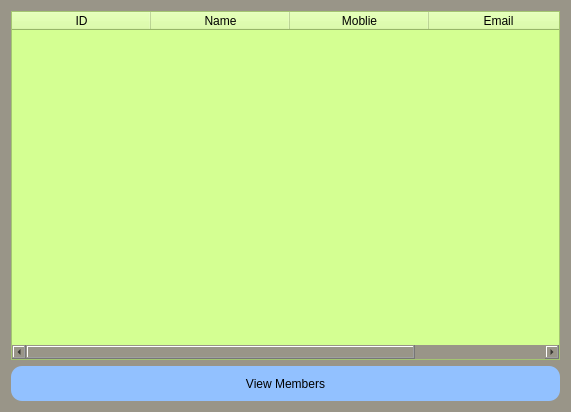
<?xml version="1.0" encoding="UTF-8"?>
<ui version="4.0">
 <class>Dialog</class>
 <widget class="QDialog" name="Dialog">
  <property name="geometry">
   <rect>
    <x>0</x>
    <y>0</y>
    <width>571</width>
    <height>412</height>
   </rect>
  </property>
  <property name="windowTitle">
   <string>View Members</string>
  </property>
  <property name="styleSheet">
   <string notr="true">background-color: rgb(153, 149, 136);</string>
  </property>
  <layout class="QVBoxLayout" name="verticalLayout">
   <item>
    <widget class="QTableWidget" name="tableWidget">
     <property name="styleSheet">
      <string notr="true">background-color: rgb(212, 255, 146);</string>
     </property>
     <attribute name="horizontalHeaderDefaultSectionSize">
      <number>139</number>
     </attribute>
     <attribute name="verticalHeaderDefaultSectionSize">
      <number>31</number>
     </attribute>
     <column>
      <property name="text">
       <string>ID</string>
      </property>
     </column>
     <column>
      <property name="text">
       <string>Name</string>
      </property>
     </column>
     <column>
      <property name="text">
       <string>Moblie</string>
      </property>
     </column>
     <column>
      <property name="text">
       <string>Email</string>
      </property>
     </column>
    </widget>
   </item>
   <item>
    <widget class="QPushButton" name="pushButton">
     <property name="minimumSize">
      <size>
       <width>0</width>
       <height>35</height>
      </size>
     </property>
     <property name="maximumSize">
      <size>
       <width>16777215</width>
       <height>35</height>
      </size>
     </property>
     <property name="styleSheet">
      <string notr="true">QPushButton{border-radius:11px;
background-color: rgb(146, 193, 255);
}
QPushButton:hover{
background-color: rgb(255, 166, 139);
}
</string>
     </property>
     <property name="text">
      <string>View Members</string>
     </property>
    </widget>
   </item>
  </layout>
 </widget>
 <resources/>
 <connections/>
</ui>
